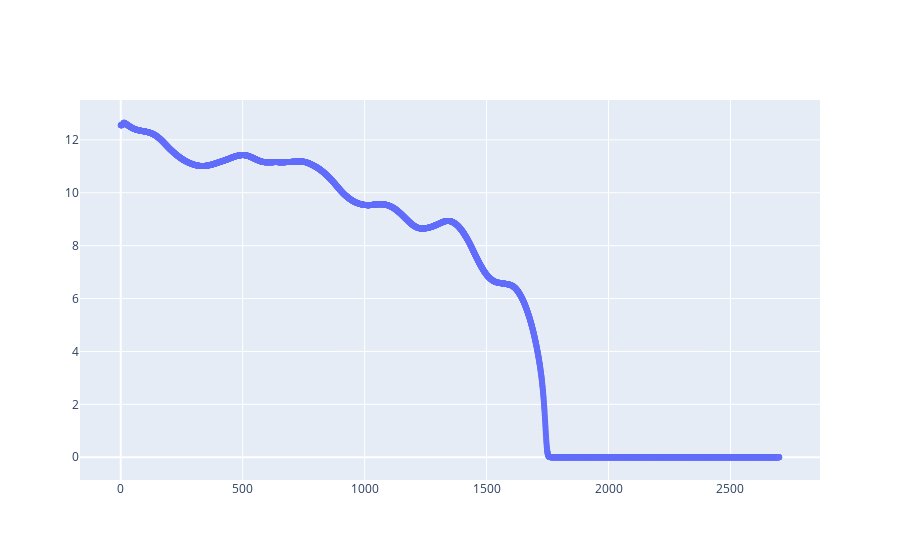

Notebook cell for this chart:
### Code cell
trajectory.r.norm.preview()

### Figure 1 — Plotly figure (JSON) as saved in the notebook; plotly's stock layout.template omitted (floating-point values rounded to 4 significant figures; data arrays with more than 128 entries replaced by an {"elided": "..."} marker saying what was removed)
{"data": [{"mode": "lines+markers", "name": "y", "type": "scatter", "x": {"elided": "4376 float values"}, "y": {"elided": "4376 float values"}}], "layout": {"autosize": true, "xaxis": {"autorange": true, "range": [-170.7, 2871.0], "type": "linear"}, "yaxis": {"autorange": true, "range": [-0.9264, 13.57], "type": "linear"}}}
